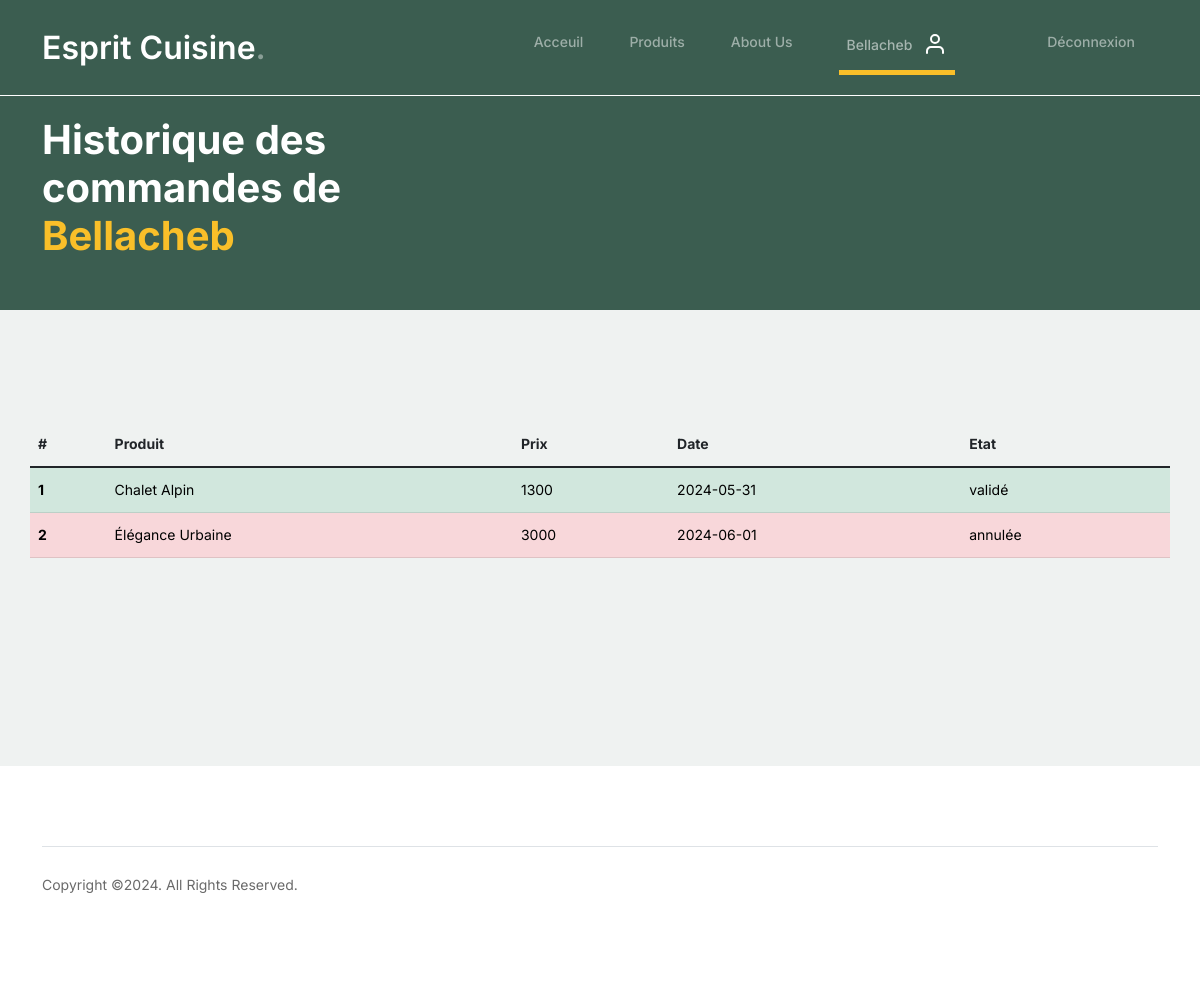
/Client/profile.php (signed in), run on the app's committed database.
### tables this page shows
CREATE TABLE `commandes` (
  `id` int(11) NOT NULL,
  `idclient` int(11) NOT NULL,
  `idproduit` int(11) NOT NULL,
  `prix` float NOT NULL,
  `date` date NOT NULL,
  `datelivraison` date NOT NULL,
  `etat` varchar(10) NOT NULL
);

CREATE TABLE `produits` (
  `id` int(11) NOT NULL,
  `Desingation` varchar(200) NOT NULL,
  `Description` varchar(500) NOT NULL,
  `prix` float NOT NULL,
  `image` varchar(200) NOT NULL,
  `deleted` int(11) NOT NULL
);

### Client/fonctions.php (called while the page is built, shortened)
<?php
    function connexion(){
        $servername="localhost";
        $user="root";
        $DBpsw="";
        $DBname="cuisine";
        try {
            $conn = new PDO("mysql:host=$servername;dbname=$DBname", $user, $DBpsw);
            $conn->setAttribute(PDO::ATTR_ERRMODE, PDO::ERRMODE_EXCEPTION);
            return $conn;
          } catch(PDOException $e) {
            echo "Connection failed: " . $e->getMessage();
          }
}
function getProductById($id){
  $conn=connexion();
  $req="SELECT * FROM produits WHERE `id`='$id'";
    $res=$conn->query($req);
    $prod=$res->fetch();
    return $prod;
}
function getCommandesForClient($id){
  $conn=connexion();
  $req="SELECT * FROM commandes WHERE `idclient`='$id'";
  $res=$conn->query($req);
  $comms=$res->fetchAll();
  return $comms;
}

### Client/profile.php (the view, shortened to what this page needs)
<?php
include "header.php";
$comms=getCommandesForClient($_SESSION["id"]);
?>
					</ul>
				</div>
			</div>
		</nav>
			<div class="hero" style="padding-top:20px;padding-bottom:20px">
				<div class="container">
					<div class="row justify-content-between">
						<div class="col-lg-5">
							<div class="intro-excerpt">
								<h1>Historique des commandes de  <span style="color:#f9bf29" clsas="d-block"><?php echo $_SESSION["nom"]?></span></h1>
							</div>
						</div>
					</div>
				</div>
			</div>
        <div class="untree_co-section product-section before-footer-section">
		    <div class="container">
		      	<div class="row">
                  <table class="table">
  <thead>
    <tr>
      <th scope="col">#</th>
      <th scope="col">Produit</th>
      <th scope="col">Prix</th>
      <th scope="col">Date</th>
      <th scope="col">Etat</th>
    </tr>
  </thead>
  <tbody>
    <?php
    $i=0;
    foreach($comms as $comm){
        $produit=getProductById($comm["idproduit"]);
        $i++;
        if($comm["etat"]=="validé"){$trclass="table-success";}
        else if($comm["etat"]=="annulée") {$trclass="table-danger";}
        else {$trclass="table-secondary";}
        ?>
    <tr class="<?php echo $trclass;?>">
      <th scope="row"><?php echo $i;?></th>
      <td><?php echo $produit["Desingation"];?></td>
      <td><?php echo $produit["prix"];?></td>
      <td><?php echo $comm["date"];?></td>
      <td><?php echo $comm["etat"];?></td>
    </tr>
<?php
    }
?>
  </tbody>
</table>
		      	</div>
		    </div>
		</div>
		<footer class="footer-section">
			<div class="container relative">
				<div class="border-top copyright">
					<div class="row pt-4">
						<div class="col-lg-6">
							<p class="mb-2 text-center text-lg-start">Copyright &copy;<script>document.write(new Date().getFullYear());</script>. All Rights Reserved.
            </p>
						</div>
					</div>
				</div>
			</div>
		</footer>
	</body>
</html>

### Client/css/style.css (style rules this page uses)
body { overflow-x: hidden; position: relative; }
body { font-family: "Inter", sans-serif; font-weight: 400; line-height: 28px; color: #6a6a6a; font-size: 14px; background-color: #eff2f1; }
.hero { background: #3b5d50; padding: calc(4rem - 30px) 0 0rem 0; }
@media (min-width: 768px) { .hero { padding: calc(4rem - 30px) 0 4rem 0; } }
@media (min-width: 992px) { .hero { padding: calc(8rem - 30px) 0 8rem 0; } }
.hero .intro-excerpt { position: relative; z-index: 4; }
@media (min-width: 992px) { .hero .intro-excerpt { max-width: 450px; } }
.hero h1 { font-weight: 700; color: #ffffff; margin-bottom: 30px; }
.product-section { padding: 7rem 0; }
.before-footer-section { padding: 7rem 0 12rem 0 !important; }
.footer-section { padding: 80px 0; background: #ffffff; }
.footer-section .relative { position: relative; }
.footer-section .border-top { border-color: #dce5e4; }
.footer-section .border-top.copyright { font-size: 14px !important; }
.untree_co-section { padding: 7rem 0; }

### data on the page
commandes: idproduit.Desingation "Chalet Alpin", idproduit.prix "1300", date "2024-05-31", etat "validé"
commandes: idproduit.Desingation "Élégance Urbaine", idproduit.prix "3000", date "2024-06-01", etat "annulée"

### other printed values
$_SESSION["nom"] "Bellacheb"
